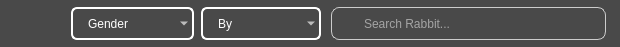
      <widget class="QFrame" name="Filter_Rabbits_Frame_View">
       <property name="geometry">
        <rect>
         <x>360</x>
         <y>20</y>
         <width>620</width>
         <height>47</height>
        </rect>
       </property>
       <property name="minimumSize">
        <size>
         <width>620</width>
         <height>47</height>
        </size>
       </property>
       <property name="maximumSize">
        <size>
         <width>620</width>
         <height>47</height>
        </size>
       </property>
       <property name="styleSheet">
        <string notr="true">QWidget{
	background-color: rgb(73, 73, 73);
	color: rgb(255, 255, 255);
	border-style: outset;
    	border-radius: 20px;
}</string>
       </property>
       <property name="frameShape">
        <enum>QFrame::StyledPanel</enum>
       </property>
       <property name="frameShadow">
        <enum>QFrame::Raised</enum>
       </property>
       <widget class="QComboBox" name="FilterBy_Rabbits">
        <property name="geometry">
         <rect>
          <x>201</x>
          <y>7</y>
          <width>120</width>
          <height>33</height>
         </rect>
        </property>
        <property name="minimumSize">
         <size>
          <width>120</width>
          <height>33</height>
         </size>
        </property>
        <property name="maximumSize">
         <size>
          <width>120</width>
          <height>33</height>
         </size>
        </property>
        <property name="styleSheet">
         <string notr="true">QComboBox{
	border: 2px solid white;
	border-radius:6px;
	padding:1px 18px 1px 3px;
	background-color: rgba(0, 0, 0, 0);
	color: rgb(255, 255, 255);
	font: 75 12pt &quot;Acme&quot;;
	padding-left: 15px;
	selection-background-color: #2980B9;
}</string>
        </property>
        <item>
         <property name="text">
          <string>By</string>
         </property>
         <property name="icon">
          <iconset resource="resources.qrc">
           <normaloff>:/Icons/Search.png</normaloff>:/Icons/Search.png</iconset>
         </property>
        </item>
        <item>
         <property name="text">
          <string>ID</string>
         </property>
         <property name="icon">
          <iconset resource="resources.qrc">
           <normaloff>:/Icons/Rabbit_Tag.png</normaloff>
           <normalon>:/Icons/Rabbit_Tag.png</normalon>:/Icons/Rabbit_Tag.png</iconset>
         </property>
        </item>
        <item>
         <property name="text">
          <string>Breed</string>
         </property>
         <property name="icon">
          <iconset resource="resources.qrc">
           <normaloff>:/Icons/Rabbit_Tag.png</normaloff>
           <normalon>:/Icons/Rabbit_Tag.png</normalon>:/Icons/Rabbit_Tag.png</iconset>
         </property>
        </item>
        <item>
         <property name="text">
          <string>Born</string>
         </property>
         <property name="icon">
          <iconset resource="resources.qrc">
           <normaloff>:/Icons/Calendar_White.png</normaloff>
           <normalon>:/Icons/Calendar_Green.png</normalon>:/Icons/Calendar_White.png</iconset>
         </property>
        </item>
        <item>
         <property name="text">
          <string>Color</string>
         </property>
         <property name="icon">
          <iconset resource="resources.qrc">
           <normaloff>:/Icons/Rabbit_White.png</normaloff>
           <normalon>:/Icons/Rabbit_Green.png</normalon>:/Icons/Rabbit_White.png</iconset>
         </property>
        </item>
        <item>
         <property name="text">
          <string>Mother</string>
         </property>
         <property name="icon">
          <iconset resource="resources.qrc">
           <normaloff>:/Icons/Rabbit_Tree_White.png</normaloff>
           <normalon>:/Icons/Rabbit_Tree_Green.png</normalon>:/Icons/Rabbit_Tree_White.png</iconset>
         </property>
        </item>
        <item>
         <property name="text">
          <string>Father</string>
         </property>
         <property name="icon">
          <iconset resource="resources.qrc">
           <normaloff>:/Icons/Rabbit_Tree_White.png</normaloff>
           <normalon>:/Icons/Rabbit_Tree_Green.png</normalon>:/Icons/Rabbit_Tree_White.png</iconset>
         </property>
        </item>
        <item>
         <property name="text">
          <string>Generation</string>
         </property>
         <property name="icon">
          <iconset resource="resources.qrc">
           <normaloff>:/Icons/Rabbit_Tree_White.png</normaloff>
           <normalon>:/Icons/Rabbit_Tree_Green.png</normalon>:/Icons/Rabbit_Tree_White.png</iconset>
         </property>
        </item>
        <item>
         <property name="text">
          <string>Type</string>
         </property>
         <property name="icon">
          <iconset resource="resources.qrc">
           <normaloff>:/Icons/Settings_White.png</normaloff>
           <normalon>:/Icons/Settings_White.png</normalon>:/Icons/Settings_White.png</iconset>
         </property>
        </item>
        <item>
         <property name="text">
          <string>CageID</string>
         </property>
         <property name="icon">
          <iconset resource="resources.qrc">
           <normaloff>:/Icons/Cages_White.png</normaloff>
           <normalon>:/Icons/Cages_Green.png</normalon>:/Icons/Cages_White.png</iconset>
         </property>
        </item>
        <item>
         <property name="text">
          <string>FactureID</string>
         </property>
         <property name="icon">
          <iconset resource="resources.qrc">
           <normaloff>:/Icons/Facture_White.png</normaloff>
           <normalon>:/Icons/Facture_Green.png</normalon>:/Icons/Facture_White.png</iconset>
         </property>
        </item>
        <item>
         <property name="text">
          <string>CustomerID</string>
         </property>
         <property name="icon">
          <iconset resource="resources.qrc">
           <normaloff>:/Icons/Customer_Whitre.png</normaloff>
           <normalon>:/Icons/Customer_Green.png</normalon>:/Icons/Customer_Whitre.png</iconset>
         </property>
        </item>
        <item>
         <property name="text">
          <string>Bought</string>
         </property>
         <property name="icon">
          <iconset resource="resources.qrc">
           <normaloff>:/Icons/TND_White.png</normaloff>
           <normalon>:/Icons/TND_Green.png</normalon>:/Icons/TND_White.png</iconset>
         </property>
        </item>
        <item>
         <property name="text">
          <string>Sold</string>
         </property>
         <property name="icon">
          <iconset resource="resources.qrc">
           <normaloff>:/Icons/TND_White.png</normaloff>
           <normalon>:/Icons/TND_Green.png</normalon>:/Icons/TND_White.png</iconset>
         </property>
        </item>
       </widget>
       <widget class="QComboBox" name="FilterGender_Rabbits">
        <property name="geometry">
         <rect>
          <x>71</x>
          <y>7</y>
          <width>123</width>
          <height>33</height>
         </rect>
        </property>
        <property name="minimumSize">
         <size>
          <width>123</width>
          <height>33</height>
         </size>
        </property>
        <property name="maximumSize">
         <size>
          <width>123</width>
          <height>33</height>
         </size>
        </property>
        <property name="styleSheet">
         <string notr="true">QComboBox{
	border: 2px solid white;
	border-radius:6px;
	padding:1px 18px 1px 3px;
	background-color: rgba(0, 0, 0, 0);
	color: rgb(255, 255, 255);
	font: 75 12pt &quot;Acme&quot;;
	padding-left: 15px;
	selection-background-color: #2980B9;
}</string>
        </property>
        <item>
         <property name="text">
          <string>Gender</string>
         </property>
         <property name="icon">
          <iconset resource="resources.qrc">
           <normaloff>:/Icons/Gender_White.png</normaloff>
           <normalon>:/Icons/Gender_Green.png</normalon>:/Icons/Gender_White.png</iconset>
         </property>
        </item>
        <item>
         <property name="text">
          <string>Null</string>
         </property>
         <property name="icon">
          <iconset resource="resources.qrc">
           <normaloff>:/Icons/Gender_Null_White.png</normaloff>
           <normalon>:/Icons/Gender_Null_Green.png</normalon>:/Icons/Gender_Null_White.png</iconset>
         </property>
        </item>
        <item>
         <property name="text">
          <string>Male</string>
         </property>
         <property name="icon">
          <iconset resource="resources.qrc">
           <normaloff>:/Icons/Gender_Male_White.png</normaloff>
           <normalon>:/Icons/Gender_Male_Green.png</normalon>:/Icons/Gender_Male_White.png</iconset>
         </property>
        </item>
        <item>
         <property name="text">
          <string>Female</string>
         </property>
         <property name="icon">
          <iconset resource="resources.qrc">
           <normaloff>:/Icons/Gender_Female_White.png</normaloff>
           <normalon>:/Icons/Gender_Female_Green.png</normalon>:/Icons/Gender_Female_White.png</iconset>
         </property>
        </item>
       </widget>
       <widget class="QPushButton" name="Ordre_Rabbits">
        <property name="geometry">
         <rect>
          <x>18</x>
          <y>7</y>
          <width>43</width>
          <height>33</height>
         </rect>
        </property>
        <property name="minimumSize">
         <size>
          <width>43</width>
          <height>33</height>
         </size>
        </property>
        <property name="maximumSize">
         <size>
          <width>43</width>
          <height>33</height>
         </size>
        </property>
        <property name="font">
         <font>
          <family>Orbitron</family>
          <pointsize>9</pointsize>
          <weight>9</weight>
          <italic>false</italic>
          <bold>false</bold>
         </font>
        </property>
        <property name="cursor">
         <cursorShape>ArrowCursor</cursorShape>
        </property>
        <property name="styleSheet">
         <string notr="true">QPushButton {
	border: none;
	background-color:rgba(0, 0, 0, 0);
	image: url(:/Icons/Order_White.png);
}
QPushButton:hover {
	border: none;
	background-color:rgba(0, 0, 0, 0);
	image: url(:/Icons/Order_Mix.png);
}
QPushButton:checked:hover {
	border: none;
	background-color:rgba(0, 0, 0, 0);
	image: url(:/Icons/Order_Mix.png);
}
QPushButton:pressed {
	border: none;
	background-color:rgba(0, 0, 0, 0);
	image: url(:/Icons/Order_Green.png);
}
QPushButton:checked{
	border-style: outset;
    	background-color:rgba(0, 0, 0, 0);
	image: url(:/Icons/Order_Green.png);
}</string>
        </property>
        <property name="text">
         <string/>
        </property>
        <property name="iconSize">
         <size>
          <width>20</width>
          <height>20</height>
         </size>
        </property>
        <property name="checkable">
         <bool>true</bool>
        </property>
        <property name="checked">
         <bool>false</bool>
        </property>
        <property name="autoRepeat">
         <bool>false</bool>
        </property>
        <property name="autoExclusive">
         <bool>false</bool>
        </property>
        <property name="autoRepeatDelay">
         <number>50</number>
        </property>
        <property name="autoRepeatInterval">
         <number>10</number>
        </property>
       </widget>
       <widget class="QLineEdit" name="Search_Rabbits">
        <property name="geometry">
         <rect>
          <x>331</x>
          <y>7</y>
          <width>275</width>
          <height>33</height>
         </rect>
        </property>
        <property name="minimumSize">
         <size>
          <width>275</width>
          <height>33</height>
         </size>
        </property>
        <property name="maximumSize">
         <size>
          <width>275</width>
          <height>31</height>
         </size>
        </property>
        <property name="styleSheet">
         <string notr="true">QLineEdit {
	background-color:rgba(0, 0, 0, 0);
	padding-left: 30px;
	border: 1px solid #ccc;
	border-radius: 8px;
	background-image: url(:/Icons/Search.png);
	background-repeat: no-repeat;
	background-position: left center;
	font: 75 10pt &quot;Acme&quot;;
}</string>
        </property>
        <property name="inputMask">
         <string/>
        </property>
        <property name="text">
         <string/>
        </property>
        <property name="placeholderText">
         <string>Search Rabbit...</string>
        </property>
       </widget>
      </widget>
